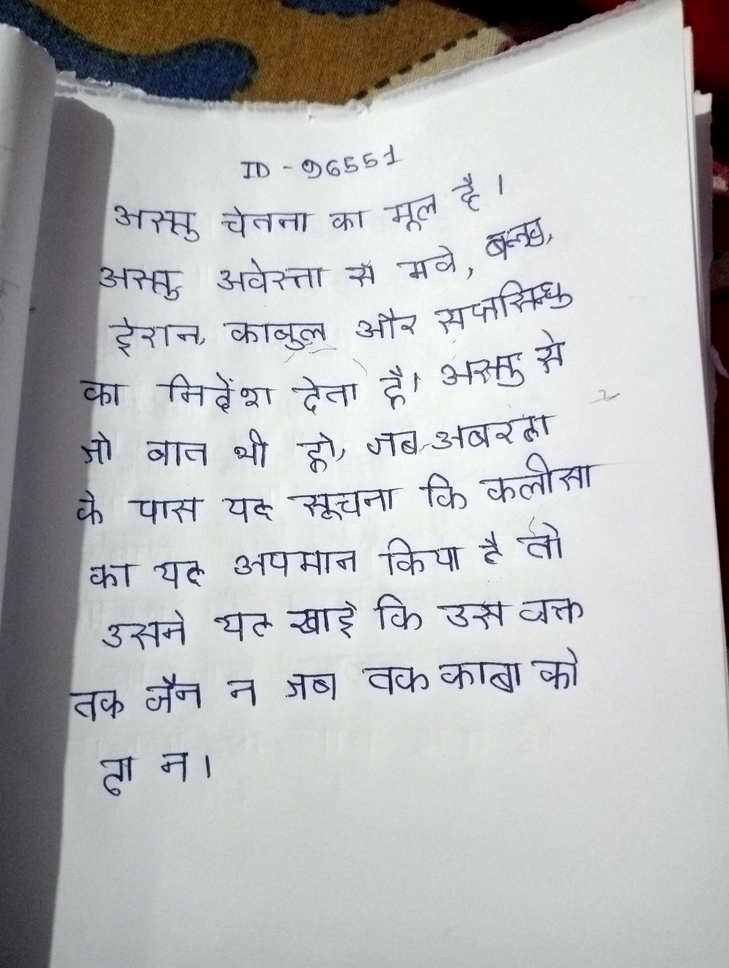
#> input picture ocr_seg/images/shadow_side.jpg, 729 x 968 px, shrunk from 3072 x 4080 before the run
$ python ocr_segm_1.py
#> lines starting #> are read from the running program, lines starting #| are printed output that depends on the picture; after the words box and inside, x2 and y2 are one past the last pixel; in counts of white or black regions, pixels touching at a corner belong together
import cv2

myImage = cv2.imread('images/shadow_side.jpg')
#> myImage is the input picture: shape (968, 729, 3); mean B, G, R 184.6, 184, 184.2
cv2.imshow('Original Image', myImage)
cv2.waitKey(0)


grayImg = cv2.cvtColor(myImage, cv2.COLOR_BGR2GRAY)
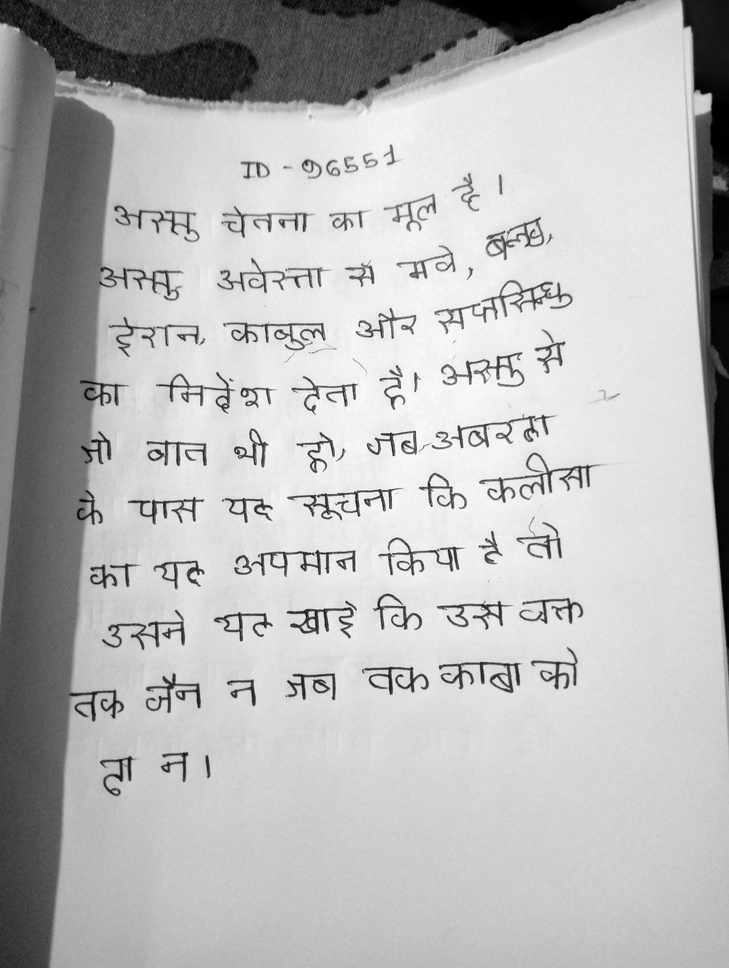
#> grayImg: shape (968, 729); min 0, max 255, mean 184.1
cv2.imshow("Gray", grayImg)
cv2.waitKey(0)

blurred = cv2.GaussianBlur(grayImg, (5, 5), 0)


ret, thresh = cv2.threshold(blurred, 0, 255, cv2.THRESH_OTSU | cv2.THRESH_BINARY_INV)
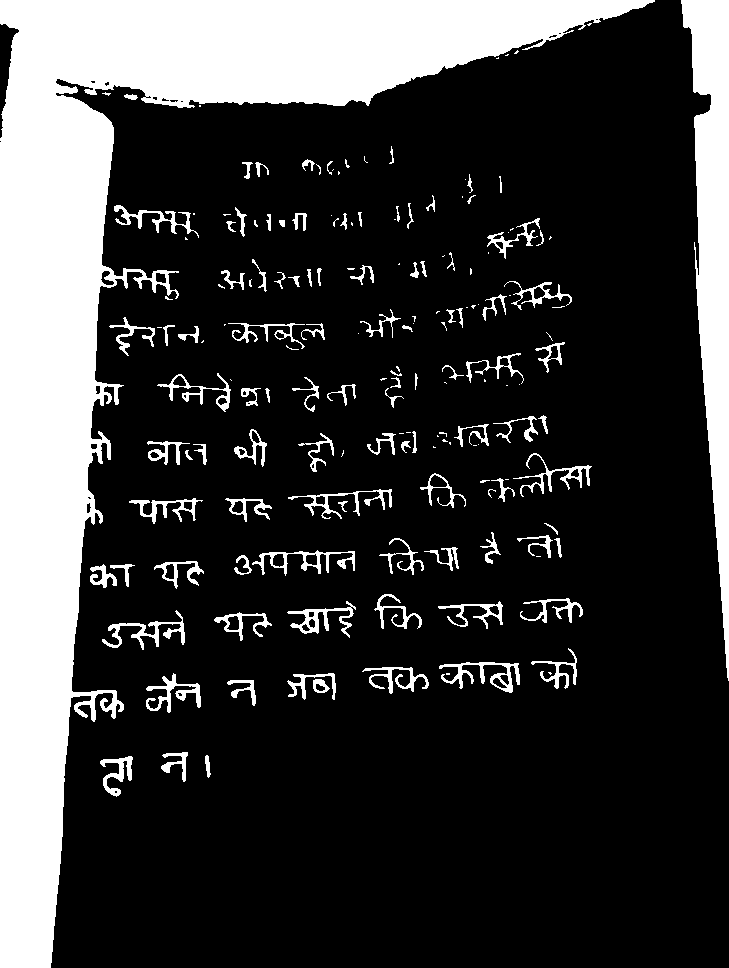
#> thresh: shape (968, 729); 23% white; 172 white regions (69 under 20 px), largest, box (x1, y1, x2, y2) and area: (0, 0, 655, 968) 124295, (681, 0, 729, 681) 16470, (439, 662, 520, 693) 815
#> ret = 148

# Morphological operation
kernel = cv2.getStructuringElement(cv2.MORPH_RECT, (25,10))
dilation = cv2.dilate(thresh, kernel, iterations=1)
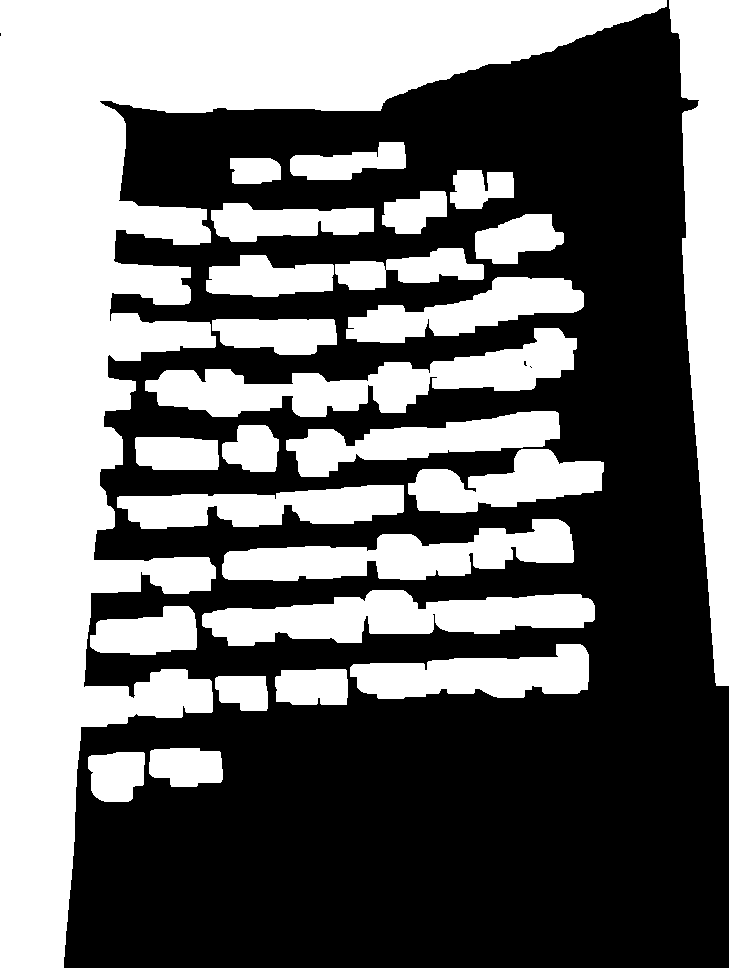
#> dilation: shape (968, 729); 43.8% white; 26 white regions
cv2.imshow("Dilated", dilation)
cv2.waitKey(0)

# Find contours
contours, hierarchy = cv2.findContours(dilation, cv2.RETR_EXTERNAL, cv2.CHAIN_APPROX_NONE)
#> contours = 26 contours; largest, box (x1, y1, x2, y2) and area: (0, 0, 667, 968) 157328, (669, 0, 729, 686) 24482, (145, 328, 577, 417) 14506, (202, 590, 595, 646) 12734, (222, 519, 574, 581) 11353

im2 = myImage.copy()
for cnt in contours:
    x, y, w, h = cv2.boundingRect(cnt)
    if w > 50 and h > 50:  # filter out small noise
        cv2.rectangle(im2, (x, y), (x + w, y + h), (0, 0, 0), 5)
#> this loop made 26 passes
#> (x, y, w, h) on passes 1 to 12: (88, 752, 57, 50), (149, 748, 74, 39), (215, 676, 53, 35), (275, 669, 73, 36), (350, 644, 239, 55), (90, 606, 107, 49), (202, 590, 393, 56), (222, 519, 352, 62), (117, 485, 287, 44), (408, 449, 196, 64), (135, 437, 84, 33), (222, 425, 57, 47)
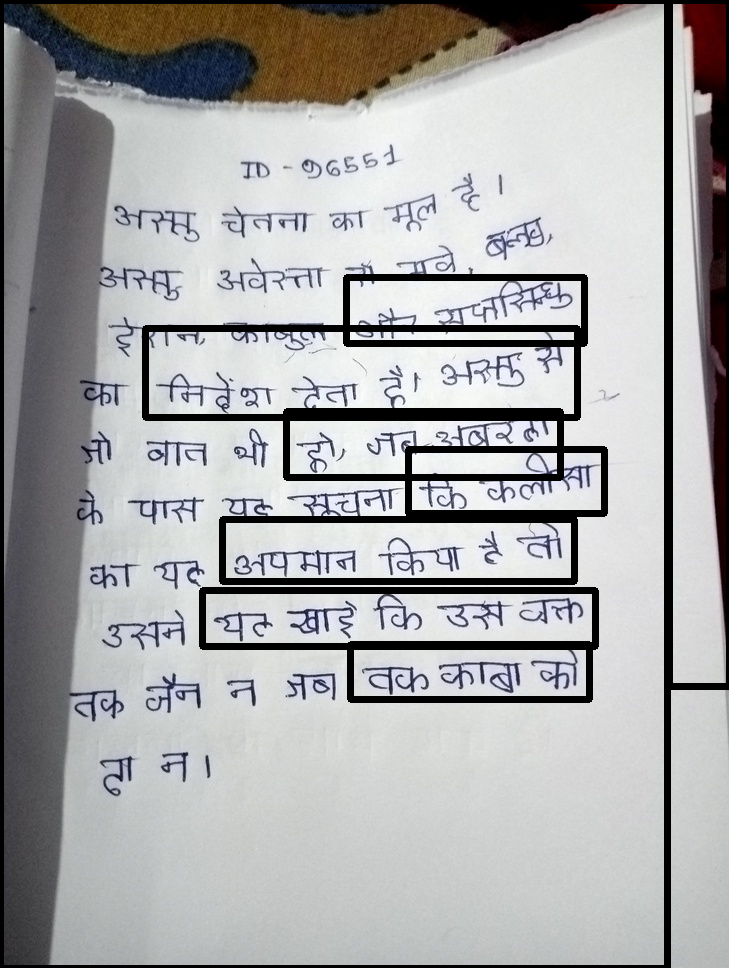
#> im2: shape (968, 729, 3); 7.49% of pixels changed, all inside (x1, y1, x2, y2) = (0, 0, 729, 968)

cv2.imshow("Segmented", im2)
cv2.waitKey(0)
cv2.destroyAllWindows()
